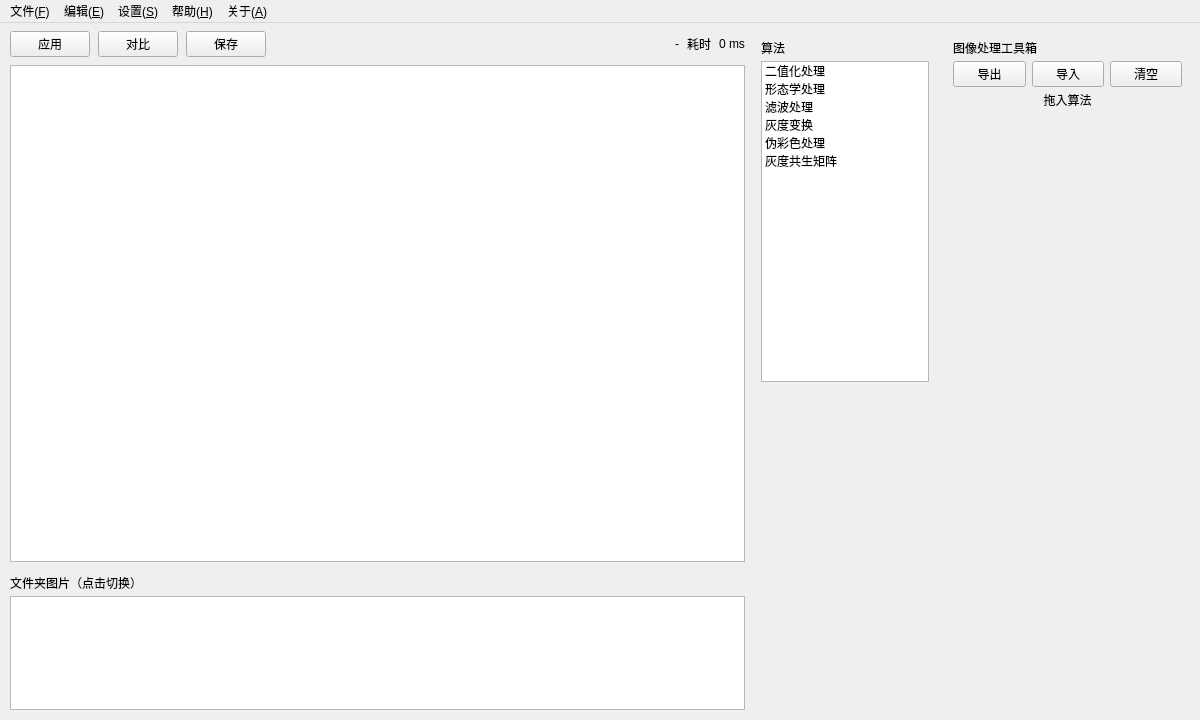
<?xml version="1.0" encoding="UTF-8"?>
<ui version="4.0">
 <class>Widget</class>
 <widget class="QWidget" name="Widget">
  <property name="geometry">
   <rect>
    <x>0</x>
    <y>0</y>
    <width>1200</width>
    <height>720</height>
   </rect>
  </property>
  <property name="minimumSize">
   <size>
    <width>800</width>
    <height>520</height>
   </size>
  </property>
  <property name="windowTitle">
   <string>图像处理工具</string>
  </property>
  <layout class="QVBoxLayout" name="rootLayout">
   <property name="spacing">
    <number>0</number>
   </property>
   <property name="leftMargin">
    <number>0</number>
   </property>
   <property name="topMargin">
    <number>0</number>
   </property>
   <property name="rightMargin">
    <number>0</number>
   </property>
   <property name="bottomMargin">
    <number>0</number>
   </property>
   <item>
    <widget class="QMenuBar" name="menuBar">
     <property name="nativeMenuBar">
      <bool>false</bool>
     </property>
     <widget class="QMenu" name="menuFile">
      <property name="title">
       <string>文件(&amp;F)</string>
      </property>
      <addaction name="actOpenImage"/>
      <addaction name="actOpenFolder"/>
      <addaction name="separator"/>
      <addaction name="actExit"/>
     </widget>
     <widget class="QMenu" name="menuEdit">
      <property name="title">
       <string>编辑(&amp;E)</string>
      </property>
      <widget class="QMenu" name="menuRoi">
       <property name="title">
        <string>ROI</string>
       </property>
      </widget>
      <addaction name="actUndo"/>
      <addaction name="separator"/>
      <addaction name="menuRoi"/>
     </widget>
     <widget class="QMenu" name="menuSettings">
      <property name="title">
       <string>设置(&amp;S)</string>
      </property>
      <widget class="QMenu" name="menuLanguage">
       <property name="title">
        <string>语言</string>
       </property>
       <addaction name="actLangZh"/>
       <addaction name="actLangEn"/>
      </widget>
      <widget class="QMenu" name="menuTheme">
       <property name="title">
        <string>外观</string>
       </property>
       <addaction name="actThemeLight"/>
       <addaction name="actThemeDark"/>
      </widget>
      <addaction name="menuLanguage"/>
      <addaction name="menuTheme"/>
     </widget>
     <addaction name="menuFile"/>
     <addaction name="menuEdit"/>
     <addaction name="menuSettings"/>
     <addaction name="actHelp"/>
     <addaction name="actAbout"/>
    </widget>
   </item>
   <item>
    <layout class="QHBoxLayout" name="horizontalLayout" stretch="12,3,4">
     <property name="spacing">
      <number>8</number>
     </property>
     <property name="leftMargin">
      <number>10</number>
     </property>
     <property name="topMargin">
      <number>8</number>
     </property>
     <property name="rightMargin">
      <number>10</number>
     </property>
     <property name="bottomMargin">
      <number>10</number>
     </property>
     <item>
      <widget class="QWidget" name="widget" native="true">
       <layout class="QVBoxLayout" name="verticalLayout" stretch="0,1,0">
        <property name="spacing">
         <number>8</number>
        </property>
        <property name="leftMargin">
         <number>0</number>
        </property>
        <property name="topMargin">
         <number>0</number>
        </property>
        <property name="rightMargin">
         <number>0</number>
        </property>
        <property name="bottomMargin">
         <number>0</number>
        </property>
        <item>
         <layout class="QHBoxLayout" name="horizontalLayout_2">
          <property name="spacing">
           <number>8</number>
          </property>
          <item>
           <widget class="QPushButton" name="btnApply">
            <property name="cursor">
             <cursorShape>PointingHandCursor</cursorShape>
            </property>
            <property name="toolTip">
             <string>按当前 ROI 与处理链重新计算</string>
            </property>
            <property name="text">
             <string>应用</string>
            </property>
           </widget>
          </item>
          <item>
           <widget class="QPushButton" name="btnCompare">
            <property name="cursor">
             <cursorShape>PointingHandCursor</cursorShape>
            </property>
            <property name="toolTip">
             <string>按住查看原图，松开恢复结果</string>
            </property>
            <property name="text">
             <string>对比</string>
            </property>
           </widget>
          </item>
          <item>
           <widget class="QPushButton" name="btnSave">
            <property name="cursor">
             <cursorShape>PointingHandCursor</cursorShape>
            </property>
            <property name="toolTip">
             <string>保存处理结果</string>
            </property>
            <property name="text">
             <string>保存</string>
            </property>
           </widget>
          </item>
          <item>
           <spacer name="horizontalSpacer">
            <property name="orientation">
             <enum>Qt::Orientation::Horizontal</enum>
            </property>
            <property name="sizeHint" stdset="0">
             <size>
              <width>20</width>
              <height>20</height>
             </size>
            </property>
           </spacer>
          </item>
          <item>
           <widget class="QLabel" name="labelInfo">
            <property name="toolTip">
             <string>图片信息</string>
            </property>
            <property name="text">
             <string>-</string>
            </property>
           </widget>
          </item>
          <item>
           <widget class="QLabel" name="label_2">
            <property name="text">
             <string>耗时</string>
            </property>
           </widget>
          </item>
          <item>
           <widget class="QLabel" name="label_3">
            <property name="text">
             <string>0 ms</string>
            </property>
           </widget>
          </item>
         </layout>
        </item>
        <item>
         <widget class="QGraphicsView" name="graphicsView"/>
        </item>
        <item>
         <widget class="QWidget" name="folderBrowserPanel" native="true">
          <property name="minimumSize">
           <size>
            <width>0</width>
            <height>108</height>
           </size>
          </property>
          <property name="maximumSize">
           <size>
            <width>16777215</width>
            <height>140</height>
           </size>
          </property>
          <property name="visible">
           <bool>false</bool>
          </property>
          <layout class="QVBoxLayout" name="folderBrowserLayout">
           <property name="spacing">
            <number>4</number>
           </property>
           <property name="leftMargin">
            <number>0</number>
           </property>
           <property name="topMargin">
            <number>4</number>
           </property>
           <property name="rightMargin">
            <number>0</number>
           </property>
           <property name="bottomMargin">
            <number>0</number>
           </property>
           <item>
            <widget class="QLabel" name="folderBrowserTitle">
             <property name="text">
              <string>文件夹图片（点击切换）</string>
             </property>
            </widget>
           </item>
           <item>
            <widget class="QListWidget" name="folderImageList">
             <property name="minimumSize">
              <size>
               <width>0</width>
               <height>80</height>
              </size>
             </property>
             <property name="toolTip">
              <string>点击缩略图切换当前图片</string>
             </property>
             <property name="movement">
              <enum>QListView::Movement::Static</enum>
             </property>
             <property name="flow">
              <enum>QListView::Flow::LeftToRight</enum>
             </property>
             <property name="resizeMode">
              <enum>QListView::ResizeMode::Adjust</enum>
             </property>
             <property name="viewMode">
              <enum>QListView::ViewMode::IconMode</enum>
             </property>
             <property name="uniformItemSizes">
              <bool>true</bool>
             </property>
             <property name="wordWrap">
              <bool>false</bool>
             </property>
            </widget>
           </item>
          </layout>
         </widget>
        </item>
       </layout>
      </widget>
     </item>
     <item>
      <widget class="QWidget" name="widget_2" native="true">
       <property name="minimumSize">
        <size>
         <width>100</width>
         <height>0</height>
        </size>
       </property>
       <layout class="QVBoxLayout" name="verticalLayout_3">
        <property name="spacing">
         <number>4</number>
        </property>
        <property name="leftMargin">
         <number>8</number>
        </property>
        <property name="topMargin">
         <number>8</number>
        </property>
        <property name="rightMargin">
         <number>8</number>
        </property>
        <property name="bottomMargin">
         <number>8</number>
        </property>
        <item>
         <widget class="QLabel" name="algoTitleLabel">
          <property name="text">
           <string>算法</string>
          </property>
         </widget>
        </item>
        <item>
         <widget class="MyListWidget" name="listWidget">
          <property name="minimumSize">
           <size>
            <width>0</width>
            <height>120</height>
           </size>
          </property>
          <item>
           <property name="text">
            <string>二值化处理</string>
           </property>
          </item>
          <item>
           <property name="text">
            <string>形态学处理</string>
           </property>
          </item>
          <item>
           <property name="text">
            <string>滤波处理</string>
           </property>
          </item>
          <item>
           <property name="text">
            <string>灰度变换</string>
           </property>
          </item>
          <item>
           <property name="text">
            <string>伪彩色处理</string>
           </property>
          </item>
          <item>
           <property name="text">
            <string>灰度共生矩阵</string>
           </property>
          </item>
         </widget>
        </item>
        <item>
         <spacer name="verticalSpacer">
          <property name="orientation">
           <enum>Qt::Orientation::Vertical</enum>
          </property>
          <property name="sizeHint" stdset="0">
           <size>
            <width>20</width>
            <height>40</height>
           </size>
          </property>
         </spacer>
        </item>
       </layout>
      </widget>
     </item>
     <item>
      <widget class="QWidget" name="widget_3" native="true">
       <property name="minimumSize">
        <size>
         <width>160</width>
         <height>0</height>
        </size>
       </property>
       <layout class="QVBoxLayout" name="blockPanelOuterLayout" stretch="0,0,0,1">
        <property name="spacing">
         <number>4</number>
        </property>
        <property name="leftMargin">
         <number>8</number>
        </property>
        <property name="topMargin">
         <number>8</number>
        </property>
        <property name="rightMargin">
         <number>8</number>
        </property>
        <property name="bottomMargin">
         <number>8</number>
        </property>
        <item>
         <widget class="QLabel" name="chainTitleLabel">
          <property name="text">
           <string>图像处理工具箱</string>
          </property>
         </widget>
        </item>
        <item>
         <layout class="QHBoxLayout" name="chainIoLayout">
          <property name="spacing">
           <number>6</number>
          </property>
          <item>
           <widget class="QPushButton" name="btnExportChain">
            <property name="cursor">
             <cursorShape>PointingHandCursor</cursorShape>
            </property>
            <property name="toolTip">
             <string>导出当前处理链为 JSON</string>
            </property>
            <property name="text">
             <string>导出</string>
            </property>
           </widget>
          </item>
          <item>
           <widget class="QPushButton" name="btnImportChain">
            <property name="cursor">
             <cursorShape>PointingHandCursor</cursorShape>
            </property>
            <property name="toolTip">
             <string>从 JSON 导入处理链</string>
            </property>
            <property name="text">
             <string>导入</string>
            </property>
           </widget>
          </item>
          <item>
           <widget class="QPushButton" name="btnClearChain">
            <property name="cursor">
             <cursorShape>PointingHandCursor</cursorShape>
            </property>
            <property name="toolTip">
             <string>清空图像处理工具箱</string>
            </property>
            <property name="text">
             <string>清空</string>
            </property>
           </widget>
          </item>
         </layout>
        </item>
        <item>
         <widget class="QLabel" name="chainHintLabel">
          <property name="text">
           <string>拖入算法</string>
          </property>
          <property name="alignment">
           <set>Qt::AlignmentFlag::AlignCenter</set>
          </property>
         </widget>
        </item>
        <item>
         <widget class="QScrollArea" name="blockScrollArea">
          <property name="frameShape">
           <enum>QFrame::Shape::NoFrame</enum>
          </property>
          <property name="verticalScrollBarPolicy">
           <enum>Qt::ScrollBarPolicy::ScrollBarAsNeeded</enum>
          </property>
          <property name="horizontalScrollBarPolicy">
           <enum>Qt::ScrollBarPolicy::ScrollBarAlwaysOff</enum>
          </property>
          <property name="widgetResizable">
           <bool>true</bool>
          </property>
          <property name="alignment">
           <set>Qt::AlignmentFlag::AlignLeading|Qt::AlignmentFlag::AlignLeft|Qt::AlignmentFlag::AlignTop</set>
          </property>
          <widget class="QWidget" name="blockListContainer">
           <property name="geometry">
            <rect>
             <x>0</x>
             <y>0</y>
             <width>229</width>
             <height>599</height>
            </rect>
           </property>
           <layout class="QVBoxLayout" name="blockListLayout">
            <property name="spacing">
             <number>8</number>
            </property>
            <property name="leftMargin">
             <number>2</number>
            </property>
            <property name="topMargin">
             <number>2</number>
            </property>
            <property name="rightMargin">
             <number>2</number>
            </property>
            <property name="bottomMargin">
             <number>2</number>
            </property>
           </layout>
          </widget>
         </widget>
        </item>
       </layout>
      </widget>
     </item>
    </layout>
   </item>
  </layout>
  <action name="actOpenImage">
   <property name="text">
    <string>打开图片</string>
   </property>
  </action>
  <action name="actOpenFolder">
   <property name="text">
    <string>打开文件夹</string>
   </property>
  </action>
  <action name="actExit">
   <property name="text">
    <string>退出</string>
   </property>
  </action>
  <action name="actUndo">
   <property name="text">
    <string>撤销</string>
   </property>
   <property name="shortcut">
    <string>Ctrl+Z</string>
   </property>
   <property name="shortcutContext">
    <enum>Qt::ShortcutContext::WindowShortcut</enum>
   </property>
  </action>
  <action name="actLangZh">
   <property name="checkable">
    <bool>true</bool>
   </property>
   <property name="text">
    <string>中文</string>
   </property>
  </action>
  <action name="actLangEn">
   <property name="checkable">
    <bool>true</bool>
   </property>
   <property name="text">
    <string>English</string>
   </property>
  </action>
  <action name="actThemeLight">
   <property name="checkable">
    <bool>true</bool>
   </property>
   <property name="text">
    <string>浅色</string>
   </property>
  </action>
  <action name="actThemeDark">
   <property name="checkable">
    <bool>true</bool>
   </property>
   <property name="text">
    <string>深色</string>
   </property>
  </action>
  <action name="actHelp">
   <property name="text">
    <string>帮助(&amp;H)</string>
   </property>
  </action>
  <action name="actAbout">
   <property name="text">
    <string>关于(&amp;A)</string>
   </property>
  </action>
 </widget>
 <customwidgets>
  <customwidget>
   <class>MyListWidget</class>
   <extends>QListWidget</extends>
   <header location="global">widget.h</header>
  </customwidget>
 </customwidgets>
 <resources/>
 <connections/>
</ui>
